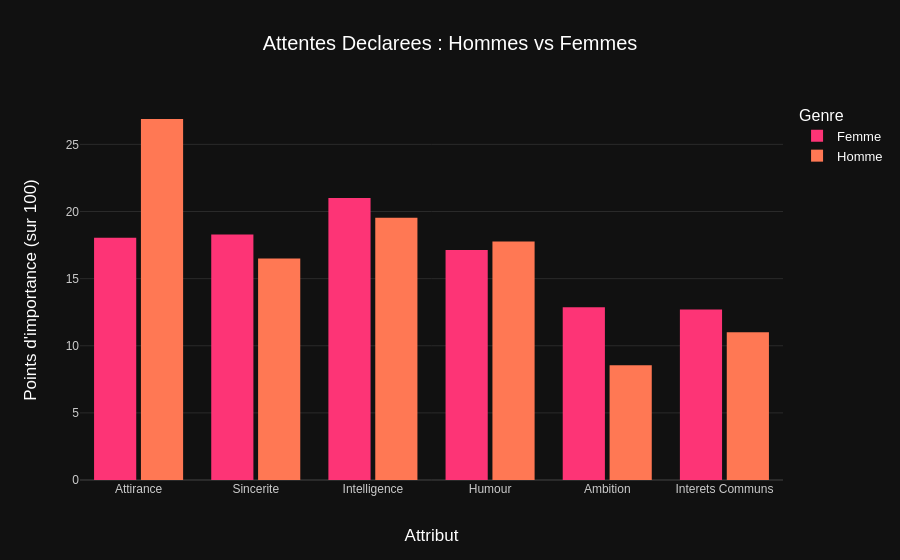

The code cell stored with this chart in its notebook:
### Markdown cell above
## 4. Analyse des préférences : ce que les gens disent vouloir

Avant le speed dating, les participants ont noté l'importance de 6 attributs chez un partenaire potentiel : Attirance, Sincérité, Intelligence, Humour, Ambition, Intérêts communs.

Comparons les attentes déclarées des hommes et des femmes.

### Code cell
# Colonnes du questionnaire prealable (importance declaree)
cols_attributes = [
    'attr1_1', 'sinc1_1', 'intel1_1', 'fun1_1', 'amb1_1', 'shar1_1'
]
cols_names = [
    'Attirance', 'Sincerite', 'Intelligence',
    'Humour', 'Ambition', 'Interets Communs'
]

# Moyenne par genre
avg_attributes = (
    df_clean.groupby('gender')[cols_attributes].mean().reset_index()
)
avg_attributes['gender'] = avg_attributes['gender'].replace(
    {0: 'Femme', 1: 'Homme'}
)

# Passage au format long pour Plotly
data_melted = avg_attributes.melt(
    id_vars='gender', var_name='Attribut',
    value_name='Importance Moyenne'
)
mapping = dict(zip(cols_attributes, cols_names))
data_melted['Attribut'] = data_melted['Attribut'].map(mapping)

fig = px.bar(
    data_melted, x='Attribut', y='Importance Moyenne',
    color='gender', barmode='group',
    title='Attentes Declarees : Hommes vs Femmes',
    color_discrete_map={'Femme': TINDER_PINK, 'Homme': TINDER_ORANGE},
    category_orders={'Attribut': cols_names}
)
fig.update_layout(
    yaxis_title="Points d'importance (sur 100)",
    legend_title_text='Genre',
    bargap=0.2, bargroupgap=0.1
)
fig.show()

### Figure 1 — Plotly figure (JSON) as saved in the notebook; plotly's stock layout.template omitted (floating-point values rounded to 4 significant figures)
{"data": [{"alignmentgroup": "True", "hovertemplate": "gender=Femme<br>Attribut=%{x}<br>Importance Moyenne=%{y}<extra></extra>", "legendgroup": "Femme", "marker": {"color": "#FD3476", "pattern": {"shape": ""}}, "name": "Femme", "offsetgroup": "Femme", "orientation": "v", "showlegend": true, "textposition": "auto", "type": "bar", "x": ["Attirance", "Sincerite", "Intelligence", "Humour", "Ambition", "Interets Communs"], "xaxis": "x", "y": [18.04, 18.3, 21.01, 17.13, 12.87, 12.69], "yaxis": "y"}, {"alignmentgroup": "True", "hovertemplate": "gender=Homme<br>Attribut=%{x}<br>Importance Moyenne=%{y}<extra></extra>", "legendgroup": "Homme", "marker": {"color": "#FF7854", "pattern": {"shape": ""}}, "name": "Homme", "offsetgroup": "Homme", "orientation": "v", "showlegend": true, "textposition": "auto", "type": "bar", "x": ["Attirance", "Sincerite", "Intelligence", "Humour", "Ambition", "Interets Communs"], "xaxis": "x", "y": [26.89, 16.49, 19.54, 17.76, 8.553, 11.0], "yaxis": "y"}], "layout": {"bargap": 0.2, "bargroupgap": 0.1, "barmode": "group", "legend": {"title": {"text": "Genre"}, "tracegroupgap": 0}, "title": {"text": "Attentes Declarees : Hommes vs Femmes"}, "xaxis": {"anchor": "y", "categoryarray": ["Attirance", "Sincerite", "Intelligence", "Humour", "Ambition", "Interets Communs"], "categoryorder": "array", "domain": [0, 1], "title": {"text": "Attribut"}}, "yaxis": {"anchor": "x", "domain": [0, 1], "title": {"text": "Points d'importance (sur 100)"}}}}
